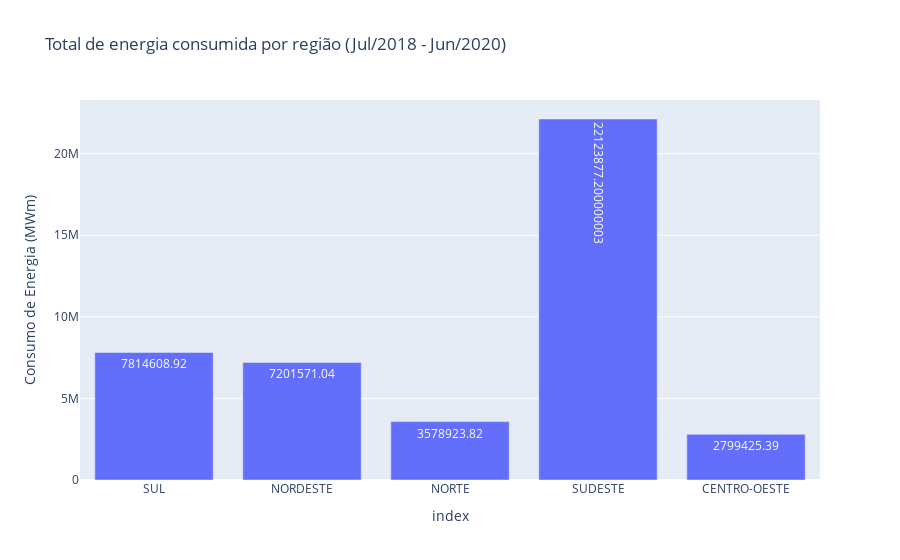
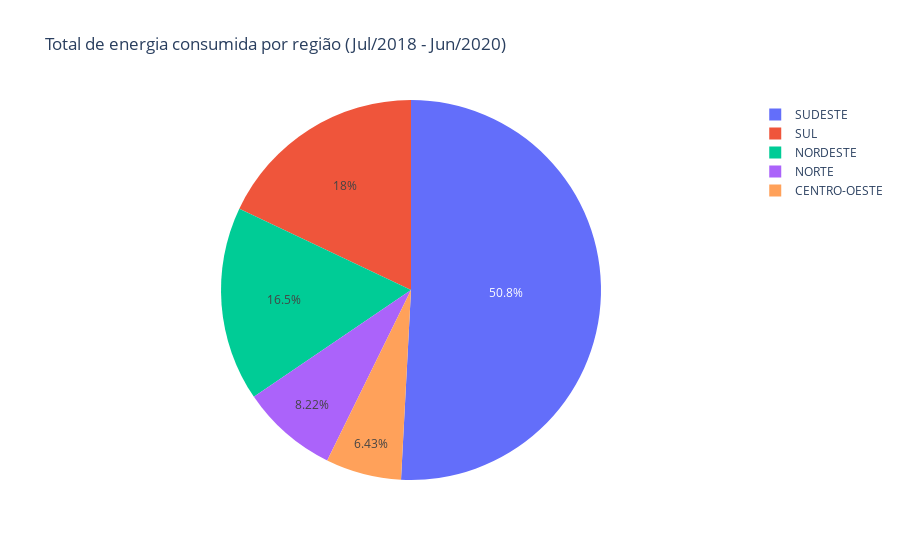

These figures' notebook cell, in order:
### Code cell
#Total de energia consumida por região (Jul/2018 - Jun/2020)
table_submercado = table.groupby('Submercado')['Consumo'].sum().sort_values(ascending=False)
table_submercado.drop(['SUDESTE / CENTRO-OESTE'],axis =0,inplace=True)
table_submercado = pd.concat([table_submercado,sud_centroeste],axis=0)
# print(table_submercado)

# table_submercado_plot = table_submercado.plot(kind='bar', 
#    rot=0, 
#    xlabel='Classes', 
#    ylabel='Consumo de Energia (MWm)',
#    title='Total de energia consumida por região (Jul/2018 - Jun/2020)', 
#    figsize=(17,10), grid=True )

fig_submercado = px.bar(table_submercado, y='Consumo',title='Total de energia consumida por região (Jul/2018 - Jun/2020)', text = table_submercado,
                   labels={"Consumo": 'Consumo de Energia (MWm)',
                           "Submercado": 'Estado'})
fig_submercado.show()

fig_submercado_pie = px.pie(table_submercado, values='Consumo', names=table_submercado.index,
                        title='Total de energia consumida por região (Jul/2018 - Jun/2020)',
                       labels={"Consumo": 'Consumo de Energia (MWm)',
                           "Submercado": 'Região'})
fig_submercado_pie.show()

### Figure 1 — Plotly figure (JSON) as saved in the notebook; plotly's stock layout.template omitted (floating-point values rounded to 4 significant figures)
{"data": [{"alignmentgroup": "True", "hovertemplate": "index=%{x}<br>Consumo de Energia (MWm)=%{y}<br>text=%{text}<extra></extra>", "legendgroup": "", "marker": {"color": "#636efa", "pattern": {"shape": ""}}, "name": "", "offsetgroup": "", "orientation": "v", "showlegend": false, "text": [7815000.0, 7202000.0, 3579000.0, 22120000.0, 2799000.0], "textposition": "auto", "type": "bar", "x": ["SUL", "NORDESTE", "NORTE", "SUDESTE", "CENTRO-OESTE"], "xaxis": "x", "y": [7815000.0, 7202000.0, 3579000.0, 22120000.0, 2799000.0], "yaxis": "y"}], "layout": {"barmode": "relative", "legend": {"tracegroupgap": 0}, "title": {"text": "Total de energia consumida por região (Jul/2018 - Jun/2020)"}, "xaxis": {"anchor": "y", "domain": [0, 1], "title": {"text": "index"}}, "yaxis": {"anchor": "x", "domain": [0, 1], "title": {"text": "Consumo de Energia (MWm)"}}}}

### Figure 2 — Plotly figure (JSON) as saved in the notebook; plotly's stock layout.template omitted (floating-point values rounded to 4 significant figures)
{"data": [{"domain": {"x": [0, 1], "y": [0, 1]}, "hovertemplate": "index=%{label}<br>Consumo de Energia (MWm)=%{value}<extra></extra>", "labels": ["SUL", "NORDESTE", "NORTE", "SUDESTE", "CENTRO-OESTE"], "legendgroup": "", "name": "", "showlegend": true, "type": "pie", "values": [7815000.0, 7202000.0, 3579000.0, 22120000.0, 2799000.0]}], "layout": {"legend": {"tracegroupgap": 0}, "title": {"text": "Total de energia consumida por região (Jul/2018 - Jun/2020)"}}}
